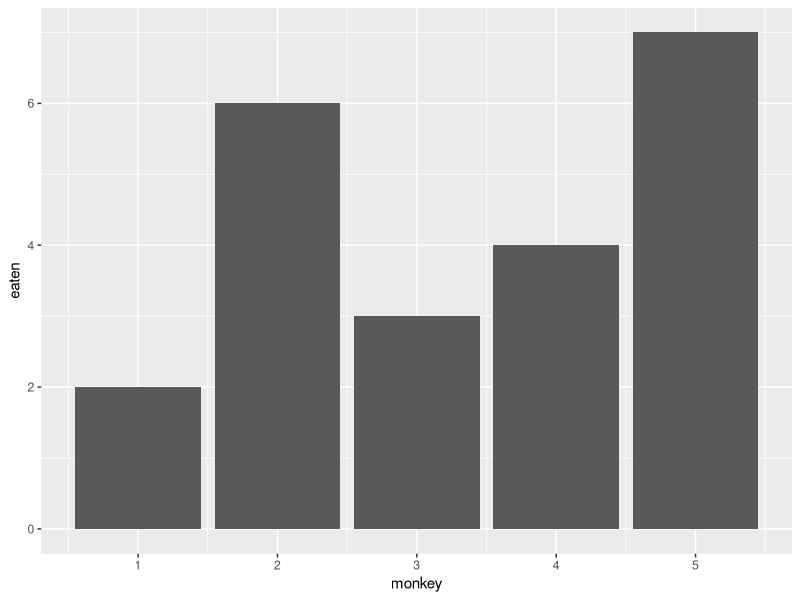

Source code (R):
## ---- chunk 1
library(ggplot2)
## ---- chunk 2
bananas <- data.frame(monkey = c(1:5), eaten = c(2, 6, 3, 4, 7))
## ---- chunk 3
ggplot(bananas, aes(monkey, eaten)) +
  geom_bar(stat = "identity")
